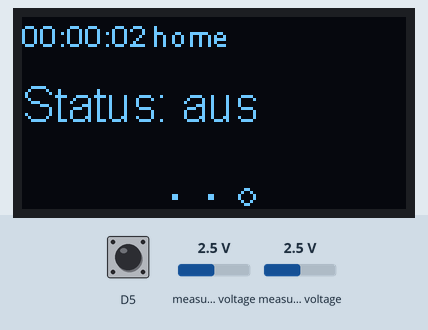
Recording of a sketch running on a simulated ESP8266 (NodeMCU). Shown: 128×64 one-colour display. Inputs (shaded band) come from the test bench; at power-on: measured voltage 2.5 V, D5 HIGH. WiFi joins after 1.5 s; servers stay silent unless stated; network time is answered at once with the bench clock; uploads are accepted with an empty reply; the local clock reads 2024-03-15 10:24:30 at power-on unless the sketch sets it; EEPROM starts erased; what the sketch prints to the serial monitor is not drawn.

Above: at 2.6 s.
2.8 s: measured voltage (sensor 203) set to 0.1 V
At 5.39 s:
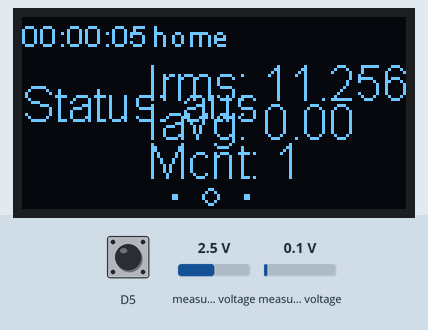
5.8 s: D5 pulled LOW for 0.15 s
At 6.2 s:
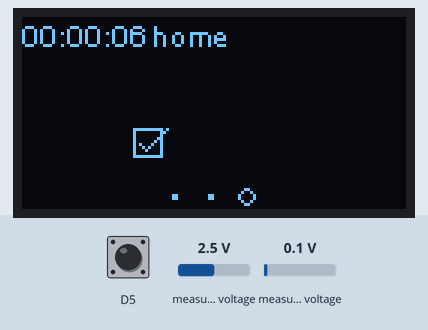
6.5 s: measured voltage (sensor 201) set to 1.2 V
9.5 s: D5 pulled LOW for 1 s
At 10.63 s:
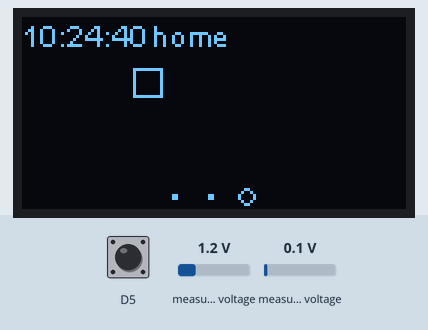
11.1 s: measured voltage (sensor 201) set to 0.1 V
14.1 s: D5 pulled LOW for 0.15 s
At 14.81 s:
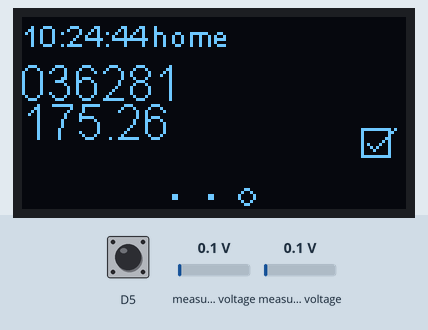
Timing chart, 0 to 15.8 s (numbered marks = the images above; inputs shaded):
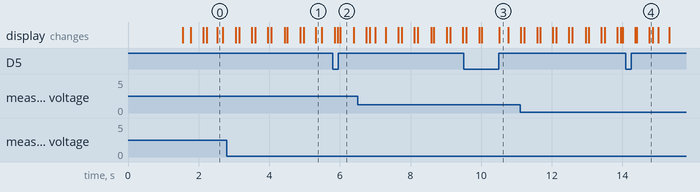

Measured:
- after the input at 5.8 s, the display: first changes after 0.05 s (image 2 shows a later state)
- after the input at 9.5 s, the display: first differs from a run without the input after 0.45 s (image 3 shows a later state)
- after the input at 14.1 s, the display: first changes after 0.26 s (image 4 shows a later state)

The sketch:

LaundryMeasure.ino
```cpp
// For a display via I2C
#include <Wire.h>
#include "SSD1306.h"
#include <Adafruit_ADS1015.h>

#include <Time.h>
#include <Timezone.h>

#include <EEPROM.h>

// Include the UI lib
#include "OLEDDisplayUi.h"
// Include custom images
#include "images.h"

#include <NTPClient.h>
#include <ESP8266WiFi.h>
#include <ESP8266HTTPClient.h>
#include <WiFiUdp.h>
#include <DNSServer.h>
#include <ESP8266WebServer.h>
#include <WiFiManager.h>
#include <ArduinoOTA.h>

#define MAX_BUFFER_SIZE 2500

#ifndef _BOT_ID
#include "telegram.h"
#endif

int Bot_mtbs = 1000; //mean time between scan messages
long Bot_lasttime;   //last time messages' scan has been done

enum Xpos {links, xmitte, rechts};
enum Ypos {oben, ymitte, unten};


//Central European Time (Frankfurt, Paris)
TimeChangeRule CEST = {"CEST", Last, Sun, Mar, 2, 120};     //Central European Summer Time
TimeChangeRule CET = {"CET ", Last, Sun, Oct, 3, 60};       //Central European Standard Time
Timezone CE(CEST, CET);
TimeChangeRule *tcr;        //pointer to the time change rule, use to get the TZ abbrev
time_t utc;

WiFiUDP ntpUDP;
NTPClient timeClient(ntpUDP,"de.pool.ntp.org");
IPAddress broadcastIp;

Adafruit_ADS1115 ads;  /* Use this for the 16-bit version */

unsigned int updateInterval = 10000;
unsigned int lastUpdate = 0;

unsigned int rmsInterval = 5000;
unsigned int rmsLastUpdate = 0;
double rmsValue = 0.0;
double peakValue = 0.0;

#define NUMMEASURE 24
double twoMinuteMeasurements[NUMMEASURE];
double twoMinuteAverage = 0.0;
double twoMinuteSum = 0.0;
unsigned int MeasurementCounter = 0;
bool enoughMeasurements = false;
bool calibrated = false;

unsigned int globalState = 0;
String StateStrings[] = {"aus", "nur Display", "Wasser ziehen", "Heizen", "Waschen", "Schleudern", "Fertig"};

unsigned int debounceInterval = 200;
unsigned int lastJoystick = 0;
bool triggeredJoystick = false;

unsigned int clickInterval = 200;
unsigned int lastClick = 0;
bool triggeredClick = false;

bool WiFiConnected = false;
bool NTPupdated = false;
bool MessageSentBooted = false;

#define SendValues EEPROM.read(0)==1

// Initialize the OLED display using Wire library
SSD1306  display(0x3c, D1, D2);
OLEDDisplayUi ui( &display );

#define OFFSET 8820
#define SCALE (1.65/OFFSET)
#define VTOA (22.0/1.65)

#define TENTHOUSAND 10000.0
double calibrationOffset = 3.867123;

double Volts(int digits)
{
    return (double)(digits - OFFSET) * SCALE;
    /* return (double)(digits) * SCALE; */
}

double Irms(int channel)
{
    double sumSquares;
    double value;
    double peak;
    unsigned int samples = 0;
    unsigned int millisStart = millis();
    while( (millis()-millisStart) < 200 )
    {
        value = Volts(ads.readADC_SingleEnded(channel));
        value = value * value;
        if( value > peak )
        {
            peak = value;
        }
        sumSquares += value;
        samples++;
    }
    peakValue = sqrt(value);
    return VTOA * sqrt(sumSquares / (double)samples);
}

void calcAverage(double value)
{
    MeasurementCounter++;
    if(!enoughMeasurements && MeasurementCounter >= NUMMEASURE)
    {
        enoughMeasurements = true;
    }
    if(enoughMeasurements)
    {
        twoMinuteSum -= twoMinuteMeasurements[MeasurementCounter%NUMMEASURE];
    }
    twoMinuteSum += value;
    twoMinuteAverage = twoMinuteSum / NUMMEASURE;
    twoMinuteMeasurements[MeasurementCounter%NUMMEASURE] = value;
}

void updateStatemachine()
{
    switch(globalState)
    {
        case 0:
            if( twoMinuteAverage > 1 )
            {
                globalState = 1;
            }
            break;
        case 1:
            if( twoMinuteAverage > 10 )
            {
                globalState = 2;
            }
            break;
        case 2:
            if( twoMinuteAverage > 2000 )
            {
                globalState = 3;
            }
            break;
        case 3:
            if( twoMinuteAverage < 1000 )
            {
                globalState = 4;
            }
            break;
        case 4:
            if( twoMinuteAverage > 1000 )
            {
                globalState = 5;
            }
            break;
        case 5:
            if( twoMinuteAverage < 10 )
            {
                globalState = 6;
            }
            break;
        case 6:
            if( twoMinuteAverage < 1 )
            {
                globalState = 0;
            }
            break;
    }
}

void msOverlay(OLEDDisplay *display, OLEDDisplayUiState* state) {
    display->setTextAlignment(TEXT_ALIGN_LEFT);
    display->setFont(ArialMT_Plain_10);
    display->drawString(0, 0, timeClient.getFormattedTime());
    display->drawString(display->getStringWidth(timeClient.getFormattedTime())+1, 0, WiFi.SSID());
}

void drawFrame1(OLEDDisplay *display, OLEDDisplayUiState* state, int16_t x, int16_t y) {
    display->setFont(ArialMT_Plain_16);
    display->setTextAlignment(TEXT_ALIGN_LEFT);
    if(!WiFiConnected)
        display->drawString(0, 20, "Connecting...");
    else
        display->drawStringMaxWidth(0, 20, 128, "Status: " + StateStrings[globalState]);
}

void drawFrame2(OLEDDisplay *display, OLEDDisplayUiState* state, int16_t x, int16_t y) {
    // Demonstrates the 3 included default sizes. The fonts come from SSD1306Fonts.h file
    // Besides the default fonts there will be a program to convert TrueType fonts into this format
    display->setTextAlignment(TEXT_ALIGN_LEFT);
    /* display->setFont(ArialMT_Plain_10); */
    /* display->drawString(0 + x, 10 + y, "Arial 10"); */

    display->setFont(ArialMT_Plain_16);
    display->drawString(0 + x, 13 + y, "Irms: " + String( rmsValue, 6 ) );
    display->drawString(0 + x, 26 + y, "Iavg: " + String( twoMinuteAverage ) );
    display->drawString(0 + x, 39 + y, "Mcnt: " + String( MeasurementCounter%NUMMEASURE ) );
    /* display->drawString(0 + x, 17 + y, "Digits: " + String( ads.readADC_SingleEnded(1) ) ); */
    /* display->drawString(0 + x, 28 + y, "Volts:  " + String( Volts(ads.readADC_SingleEnded(1)) ) ); */
    /* display->drawString(0 + x, 39 + y, "Amps:   " + String( rmsValue ) + " " + String(peakValue) ); */

    /* display->setFont(ArialMT_Plain_24); */
    /* display->drawString(0 + x, 34 + y, "Arial 24"); */
}

void drawFrame3(OLEDDisplay *display, OLEDDisplayUiState* state, int16_t x, int16_t y) {
    if(triggeredClick && ((millis()-lastClick)>clickInterval))
    {
        triggeredClick = false;
    }
    if(!triggeredClick)
    {
        if(digitalRead(D5)==0)
        {
            EEPROM.write(0,SendValues?0:1);
            EEPROM.commit();
            triggeredClick = true;
            lastClick = millis();
        }
    }
    if(SendValues)
    {
        display->drawXbm(x + 34, y + 34, checkedbox_width, checkedbox_height, checkedbox_bits);
    }
    else
    {
        display->drawXbm(x + 34, y + 14, checkbox_width, checkbox_height, checkbox_bits);
    }
}

String urlencode(String str)
{
    String encodedString="";
    char c;
    char code0;
    char code1;
    char code2;
    for (int i =0; i < str.length(); i++){
        c=str.charAt(i);
        if (c == ' '){
            encodedString+= '+';
        } else if (isalnum(c)){
            encodedString+=c;
        } else{
            code1=(c & 0xf)+'0';
            if ((c & 0xf) >9){
                code1=(c & 0xf) - 10 + 'A';
            }
            c=(c>>4)&0xf;
            code0=c+'0';
            if (c > 9){
                code0=c - 10 + 'A';
            }
            code2='\0';
            encodedString+='%';
            encodedString+=code0;
            encodedString+=code1;
            //encodedString+=code2;
        }
        yield();
    }
    return encodedString;
}

void sendTelegram(String message)
{
    String telegram = "http://steffiundthomas.net/telegramrelais.php?bot_token=" + String(_BOT_ID) + "&chat_id=" + _CHAT_ID + "&body=" + urlencode(message);
    Serial.println(telegram);
    HTTPClient http;
    http.begin(telegram);
    int httpCode = http.GET();
    // httpCode will be negative on error
    if(httpCode > 0) {
        // HTTP header has been send and Server response header has been handled
        Serial.printf("[HTTP] GET... code: %d\n", httpCode);

        // file found at server
        if(httpCode == HTTP_CODE_OK) {
            String payload = http.getString();
            Serial.println(payload);
        }
    } else {
        Serial.printf("[HTTP] GET... failed, error: %s\n", http.errorToString(httpCode).c_str());
    }
    http.end();
}

void sendUDPBroadcast(double value)
{
    int roundedValue = (int)(value * 1000000.0);
    char buffer[10];
    sprintf(buffer,"%d",roundedValue);
    Serial.println(buffer);
    ntpUDP.beginPacketMulticast(broadcastIp, 42042, WiFi.localIP());
    ntpUDP.write(buffer);
    ntpUDP.endPacket();
}

// This array keeps function pointers to all frames
// frames are the single views that slide in
FrameCallback frames[] = { drawFrame1, drawFrame2, drawFrame3 };

// how many frames are there?
int frameCount = 3;

// Overlays are statically drawn on top of a frame eg. a clock
OverlayCallback overlays[] = { msOverlay };
int overlaysCount = 1;

void setup() {
    Serial.begin(115200);
    Serial.println();
    Serial.println();
    // put your setup code here, to run once:

    pinMode(D5, INPUT_PULLUP);
    EEPROM.begin(4);

    // The ESP is capable of rendering 60fps in 80Mhz mode
    // but that won't give you much time for anything else
    // run it in 160Mhz mode or just set it to 30 fps
    ui.setTargetFPS(60);
    // Customize the active and inactive symbol
    ui.setActiveSymbol(activeSymbol);
    ui.setInactiveSymbol(inactiveSymbol);
    // You can change this to
    // TOP, LEFT, BOTTOM, RIGHT
    ui.setIndicatorPosition(BOTTOM);
    // Defines where the first frame is located in the bar.
    ui.setIndicatorDirection(LEFT_RIGHT);
    // You can change the transition that is used
    // SLIDE_LEFT, SLIDE_RIGHT, SLIDE_UP, SLIDE_DOWN
    ui.setFrameAnimation(SLIDE_LEFT);
    // Add frames
    ui.setFrames(frames, frameCount);
    // Add overlays
    ui.setOverlays(overlays, overlaysCount);
    ui.setTimePerTransition(250);
    ui.disableAutoTransition();
    // Initialising the UI will init the display too.
    ui.init();
    display.flipScreenVertically();
    int remainingTimeBudget = ui.update();

    WiFiManager wifiManager;
    wifiManager.autoConnect("WaschmaschineAP");
    WiFiConnected = true;

    ArduinoOTA.setHostname("WaschmaschineOTA");
    ArduinoOTA.onStart([]() {
            Serial.println("OTA Start");
            });
    ArduinoOTA.onEnd([]() {
            Serial.println("\nOTA End");
            });
    ArduinoOTA.onProgress([](unsigned int progress, unsigned int total) {
            Serial.printf("OTA Progress: %u%%\r", (progress / (total / 100)));
            });
    ArduinoOTA.onError([](ota_error_t error) {
            Serial.printf("OTA Error[%u]: ", error);
            if (error == OTA_AUTH_ERROR) Serial.println("Auth Failed");
            else if (error == OTA_BEGIN_ERROR) Serial.println("Begin Failed");
            else if (error == OTA_CONNECT_ERROR) Serial.println("Connect Failed");
            else if (error == OTA_RECEIVE_ERROR) Serial.println("Receive Failed");
            else if (error == OTA_END_ERROR) Serial.println("End Failed");
            });
    ArduinoOTA.begin();

    broadcastIp = ~WiFi.subnetMask() | WiFi.gatewayIP();

    timeClient.begin();

    ads.begin();
}

void loop() {
    // put your main code here, to run repeatedly:
    ArduinoOTA.handle();

    if((millis()-lastUpdate)>updateInterval)
    {
        lastUpdate = millis();
        NTPupdated = timeClient.update();
        if(CE.utcIsDST(timeClient.getEpochTime()))
        {
            timeClient.setTimeOffset(7200);
        }
        else
        {
            timeClient.setTimeOffset(3600);
        }
    }
    if( !MessageSentBooted && NTPupdated )
    {
        sendTelegram("Gebootet um: " + timeClient.getFormattedTime());
        MessageSentBooted = true;
    }
    if(triggeredJoystick && ((millis()-lastJoystick)>debounceInterval))
    {
        triggeredJoystick = false;
    }
    if(!triggeredJoystick)
    {
        if(getXpos() == rechts)
        {
            ui.nextFrame();
            triggeredJoystick = true;
            lastJoystick = millis();
        }
        else if(getXpos() == links)
        {
            ui.previousFrame();
            triggeredJoystick = true;
            lastJoystick = millis();
        }
    }
    if( (millis() - rmsLastUpdate) > rmsInterval )
    {
        rmsValue = Irms(1);
        if(!calibrated)
        {
            calibrationOffset = rmsValue;
            if(SendValues)
            {
                sendUDPBroadcast(rmsValue);
            }
            calibrated = true;
        }
        double measurement = (rmsValue - calibrationOffset) * TENTHOUSAND ;
        calcAverage(measurement);
        Serial.printf("%d Irms: ", millis());
        Serial.print(rmsValue);
        Serial.println("");
        if(SendValues)
        {
            sendUDPBroadcast(measurement);
        }
        rmsLastUpdate = millis();
    }
    int remainingTimeBudget = ui.update();

    if (remainingTimeBudget > 0) {
        // You can do some work here
        // Don't do stuff if you are below your
        // time budget.
        delay(remainingTimeBudget);
    }
}

int16_t getXaxis()
{
    return ads.readADC_SingleEnded(3);
}

int16_t getYaxis()
{
    return ads.readADC_SingleEnded(2);
}

Xpos getXpos()
{
    if(getXaxis() < 5000)
        return links;
    else if(getXaxis() > 13000)
        return rechts;
    else
        return xmitte;
}

Ypos getYpos()
{
    if(getYaxis() < 5000)
        return oben;
    else if(getYaxis() > 13000)
        return unten;
    else
        return ymitte;
}
```

images.h
```cpp
const char activeSymbol[] PROGMEM = {
    B00000000,
    B00000000,
    B00011000,
    B00100100,
    B01000010,
    B01000010,
    B00100100,
    B00011000
};

const char inactiveSymbol[] PROGMEM = {
    B00000000,
    B00000000,
    B00000000,
    B00000000,
    B00011000,
    B00011000,
    B00000000,
    B00000000
};

#define checkbox_width 16
#define checkbox_height 16
const char checkbox_bits[] PROGMEM = {
   0x00, 0x00, 0x00, 0x00, 0x00, 0x00, 0xf8, 0x1f, 0x08, 0x10, 0x08, 0x10,
   0x08, 0x10, 0x08, 0x10, 0x08, 0x10, 0x08, 0x10, 0x08, 0x10, 0x08, 0x10,
   0xf8, 0x1f, 0x00, 0x00, 0x00, 0x00, 0x00, 0x00 };

#define checkedbox_width 16
#define checkedbox_height 16
const char checkedbox_bits[] PROGMEM = {
   0x00, 0x00, 0x00, 0x00, 0x00, 0x00, 0xf8, 0x5f, 0x08, 0x30, 0x08, 0x10,
   0x08, 0x18, 0x08, 0x14, 0x28, 0x12, 0x48, 0x11, 0x88, 0x10, 0x08, 0x10,
   0xf8, 0x1f, 0x00, 0x00, 0x00, 0x00, 0x00, 0x00 };
```
